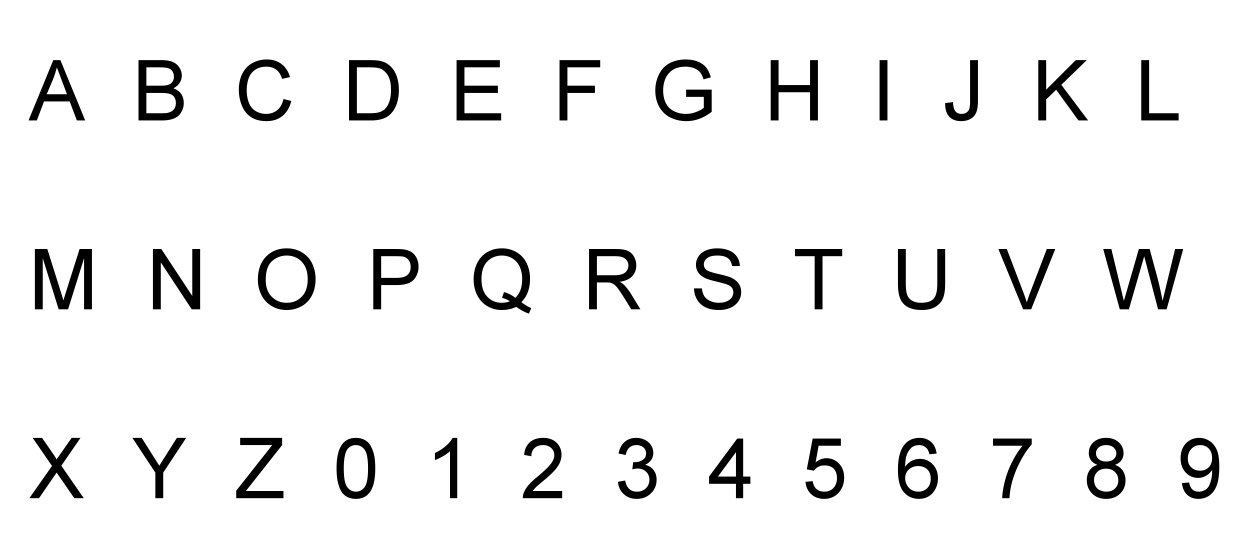
#> input picture HW/HW3/TrainingSet.jpg, 1240 x 540 px
$ python prob2.py
#> lines starting #> are read from the running program, lines starting #| are printed output that depends on the picture
# prob2
import numpy as np
import cv2
import matplotlib.pyplot as pyplot
import time

sam = cv2.imread("TrainingSet.jpg")
#> sam is the input picture: shape (540, 1240, 3); min 0, max 255, mean 240.2
h,w,c = sam.shape
sam1 = np.zeros([h,w], dtype=np.uint8)
for i in range(h):
    for j in range(w):
        sam1[i][j] = sam[i][j][0]
# [4 lines of commented-out code are left out]

t1 = sam1[:180,:1200]
t_A = t1[:,:100]
t_B = t1[:,100:200]
t_C = t1[:,200:300]
t_D = t1[:,300:400]
t_E = t1[:,400:500]
t_F = t1[:,500:600]
t_G = t1[:,600:720]
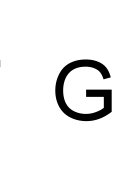
#> t_G: shape (180, 120); min 0, max 255, mean 239.3
t_H = t1[:,720:820]
t_I = t1[:,820:900]
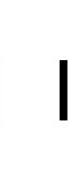
#> t_I: shape (180, 80); min 0, max 255, mean 246.6
t_J = t1[:,900:1000]
t_K = t1[:,1000:1100]
t_L = t1[:,1100:1200]

t2= sam1[180:360][:]
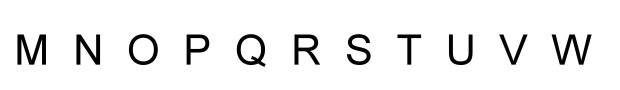
#> t2: shape (180, 1240) (shown at 1/2 size); min 0, max 255, mean 239.1
t_M = t2[:,:110]
t_N = t2[:,110:220]
t_O = t2[:,220:330]
t_P = t2[:,330:440]
t_Q = t2[:,440:550]
t_R = t2[:,550:660]
t_S = t2[:,660:770]
t_T = t2[:,770:880]
t_U = t2[:,880:990]
t_V = t2[:,990:1100]
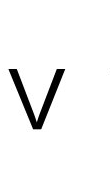
#> t_V: shape (180, 110); min 0, max 255, mean 243.3
t_W = t2[:,1100:1200]

t3 = sam1[360:][:]
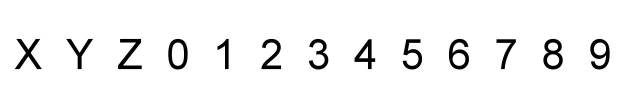
#> t3: shape (180, 1240) (shown at 1/2 size); min 0, max 255, mean 240.8
t_X = t3[:,:100]
t_Y = t3[:,100:200]
t_Z = t3[:,200:300]
t_0 = t3[:,300:400]
t_1 = t3[:,400:500]
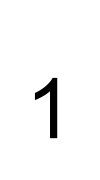
#> t_1: shape (180, 100); min 0, max 255, mean 247.2
t_2 = t3[:,500:590]
t_3 = t3[:,590:680]
t_4 = t3[:,680:770]
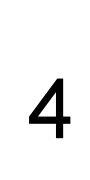
#> t_4: shape (180, 90); min 0, max 255, mean 240.2
t_5 = t3[:,770:860]
t_6 = t3[:,860:950]
#> (the rest of the program and of its run is left out)
